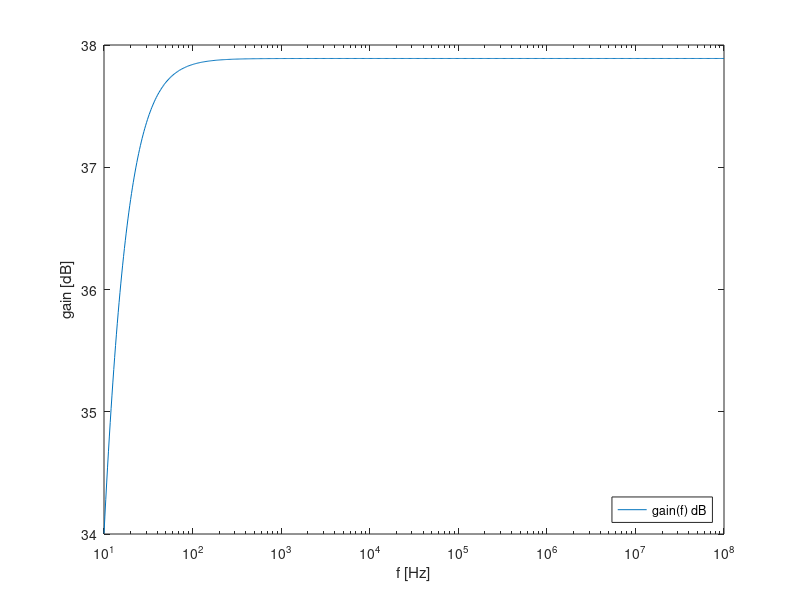

Write the MATLAB code that produced this figure.
%gain stage

VT=25e-3
BFN=178.7
VAFN=69.7
RE1=100
RC1=500
RB1=100000
RB2=20000
VBEON=0.7
VCC=12
RS=100

RB=1/(1/RB1+1/RB2)
VEQ=RB2/(RB1+RB2)*VCC
IB1=(VEQ-VBEON)/(RB+(1+BFN)*RE1)
IC1=BFN*IB1
IE1=(1+BFN)*IB1
VE1=RE1*IE1
VO1=VCC-RC1*IC1
VCE=VO1-VE1


gm1=IC1/VT
rpi1=BFN/gm1
ro1=VAFN/IC1

RSB=RB*RS/(RB+RS)

AV1_RE = RSB/RS * RC1*(RE1-gm1*rpi1*ro1)/((ro1+RC1+RE1)*(RSB+rpi1+RE1)+gm1*RE1*ro1*rpi1 - RE1^2)
AVI_DB_RE = 20*log10(abs(AV1_RE))
AV1simple_RE = RB/(RB+RS) * gm1*RC1/(1+gm1*RE1)
AVIsimple_DB_RE = 20*log10(abs(AV1simple_RE))

RE1=0
AV1 = RSB/RS * RC1*(RE1-gm1*rpi1*ro1)/((ro1+RC1+RE1)*(RSB+rpi1+RE1)+gm1*RE1*ro1*rpi1 - RE1^2)
AVI_DB = 20*log10(abs(AV1))
AV1simple =  - RSB/RS * gm1*RC1/(1+gm1*RE1)
AVIsimple_DB = 20*log10(abs(AV1simple))

RE1=100
ZI1_RE = 1/(1/RB+1/(((ro1+RC1+RE1)*(rpi1+RE1)+gm1*RE1*ro1*rpi1 - RE1^2)/(ro1+RC1+RE1)))
ZX_RE = ro1*((RSB+rpi1)*RE1/(RSB+rpi1+RE1))/(1/(1/ro1+1/(rpi1+RSB)+1/RE1+gm1*rpi1/(rpi1+RSB)))
ZX_RE = ro1*(1/RE1+1/(rpi1+RSB)+1/ro1+gm1*rpi1/(rpi1+RSB))/(1/RE1+1/(rpi1+RSB) ) 
ZO1_RE = 1/(1/ZX_RE+1/RC1)

RE1=0
ZI1 = 1/(1/RB+1/(((ro1+RC1+RE1)*(rpi1+RE1)+gm1*RE1*ro1*rpi1 - RE1^2)/(ro1+RC1+RE1)))
ZO1 = 1/(1/ro1+1/RC1)

%ouput stage
RE1=100
RL = 8
BFP = 227.3
VAFP = 37.2
RE2 = 100
VEBON = 0.7
VI2 = VO1
IE2 = (VCC-VEBON-VI2)/RE2
IC2 = BFP/(BFP+1)*IE2
VO2 = VCC - RE2*IE2

gm2 = IC2/VT
go2 = IC2/VAFP
gpi2 = gm2/BFP
ge2 = 1/RE2

AV2 = gm2/(gm2+gpi2+go2+ge2)
ZI2 = (gm2+gpi2+go2+ge2)/gpi2/(gpi2+go2+ge2)
ZO2 = 1/(gm2+gpi2+go2+ge2)


%total
gB = 1/(1/gpi2+ZO1)
AV = (gB+gm2/gpi2*gB)/(gB+ge2+go2+gm2/gpi2*gB)*AV1
AV_DB = 20*log10(abs(AV))
ZI=ZI1
ZO=1/(go2+gm2/gpi2*gB+ge2+gB)

 
Vin=0.01
rpi2=1/gpi2
ro2=1/go2

freq = logspace(1, 8, 700);


for a = 1:1:700
w=2*pi*freq(a);
Zci=1/(j*w*1000*10^(-6));
Zcb=1/(j*w*5000*10^(-6));
Zco=1/(j*w*1995*10^(-6));

Y =[1,0,0,0,0,0,0;
-1/RS, 1/RS+1/Zci, -1/Zci, 0,0,0,0;
0, -1/Zci, 1/Zci+1/RB+1/rpi1, -1/rpi1,0,0,0;
0,0,-gm1-1/rpi1, gm1+1/rpi1 + 1/RE1 + 1/Zcb + 1/ro1, -1/ro1, 0,0;
0,0, gm1, -gm1-1/ro1, 1/ro1 + 1/RC1 + 1/rpi2, -1/rpi2, 0;
0,0,0,0,0, -1/Zco, 1/Zco + 1/RL;
0,0,0,0, -gm2-1/rpi2, gm2 + 1/rpi2 + 1/RE2 + 1/Zco + 1/ro2, -1/Zco;
];

B=[Vin; 0; 0; 0; 0; 0; 0];
X = Y\B;
	
gain_db(a)=20*log10(abs(X(7)/X(1)));

endfor

max_gain_db_3 = max(gain_db) - 3;
minn = 1;

for a = 1:1:700
if abs(gain_db(a)-max_gain_db_3) < minn
minn = abs(gain_db(a)-max_gain_db_3);
lco=freq(a);
endif
endfor

uco = 3.106930*10^6 
lco 
bandwith = uco-lco
cost = (RS + RB1 + RB2 + RE1 + RC1 + RE2 + 8)/1000 + (1000+5000+1995) + 0.2
merit = abs(AV)*bandwith/(cost*lco)

hf1 = figure (1);
semilogx(freq, gain_db);
xlabel ("f [Hz]");
ylabel ("gain [dB]");
legend('gain(f) dB','Location','southeast');
print(hf1, "gain_db_teo.eps", "-depsc");



diary "OP_tab_teo.tex"
diary on
printf("$V_{CE}$ & %.6f\n", VCE);
printf("$V_{BE}$ & %.7f\n", VBEON);
printf("$V_{O1}$ & %.6f\n",VO1);
printf("$V_{EC}$ & %.6f\n", VO2);
printf("$V_{EB}$ & %.7f\n",VEBON);
printf("$V_{O2}$ & %.6f\n",VO2);
diary off

diary "data1_teo.tex"
diary on
printf("$Z_{I1}$ & %.4f\n", ZI1);
printf("$Z_{O1}$ & %.4f\n", ZO1);
printf("$AV_{1}$ & %.4f\n", abs(AV1));
printf("$Z_{I2}$ & %.2f\n", ZI2);
printf("$Z_{O2}$ & %.7f\n", ZO2);
printf("$AV_{2}$ & %.7f\n", AV2);
diary off

diary "data2_teo.tex"
diary on
printf("$Z_{I}$ & %.4f\n", ZI);
printf("$Z_{O}$ & %.6f\n", ZO);
printf("$AV$ & %.5f\n", abs(AV));
diary off

diary "freq_teo.tex"
diary on
printf("$uco$ & %.1f\n", uco);
printf("$lco$ & %.5f\n", lco);
printf("$bandwith$ & %.2f\n", bandwith);
diary off

diary "merit.tex"
diary on
printf("$cost$ & %.3f\n", cost);
printf("$merit$ & %.3f\n", merit);
diary off












